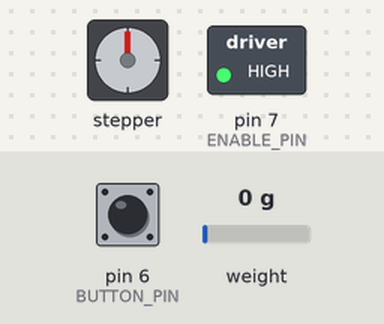
This sketch was run on a simulated Arduino Uno, built with avr-gcc and run on an emulated ATmega328P. Parts: stepper motor, switched loads named in the sketch (green lamp = pin HIGH). The inputs (shaded band) are chosen by the test bench; at power-on: pin 6 (BUTTON_PIN) HIGH, weight on the scale 0 g. Stepper angles assume 200 steps per turn; what the sketch prints to the serial monitor is not drawn.

Above: at 2.2 s.
2.3 s: pin 6 (BUTTON_PIN) pulled LOW for 0.15 s
At 2.67 s:
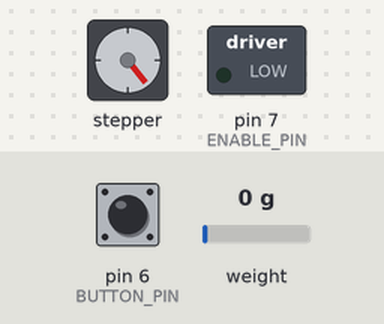
5.3 s: weight on the scale set to 326 g
8.3 s: weight on the scale set to 377 g
At 9.5 s:
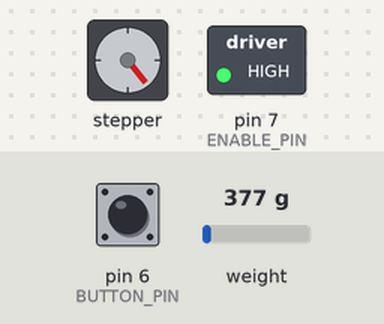
10.1 s: pin 6 (BUTTON_PIN) pulled LOW for 0.15 s
At 11.1 s:
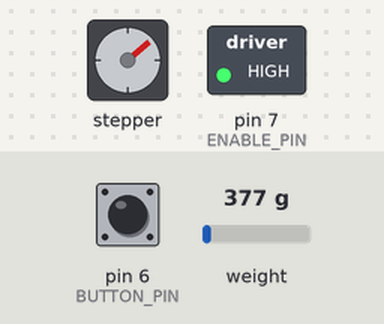
12.1 s: pin 6 (BUTTON_PIN) pulsed LOW 5 times (0.12 s each, 0.3 s apart)
At 14.8 s:
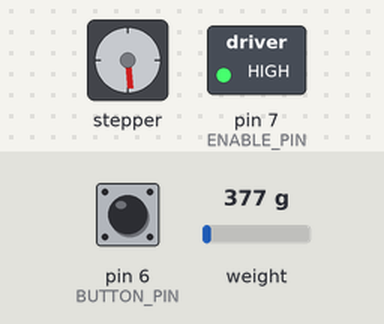
Timing chart, 0 to 16.1 s (numbered marks = the images above; inputs shaded):
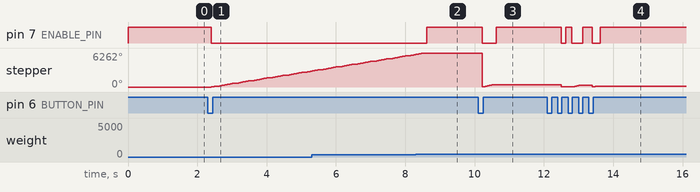

The sketch:

arduino-automatic-dispenser.ino
```cpp
#include <AccelStepper.h>
#include <HX711.h>

#define stepPin 3  // Stepper motor driver IN1 pin
#define dirPin 2   // Stepper motor driver IN2 pin
#define LOADCELL_DOUT_PIN 5
#define LOADCELL_SCK_PIN 4
#define BUTTON_PIN 6  // Button pin
#define ENABLE_PIN 7  // DRV8825

#define MotorInterfaceType 1  // for DRIVER not motor https://www.airspayce.com/mikem/arduino/AccelStepper/classAccelStepper.html#a73bdecf1273d98d8c5fbcb764cabeea5
#define BDT 100               // Button Debounce time in milliseconds
#define TARGET_WEIGHT 340     // Target weight in grams

HX711 scale;
float calibration_factor = -1001;  //-1001 for 1kg load cell

AccelStepper stepper(MotorInterfaceType, stepPin, dirPin);

bool buttonState = LOW;
bool lastButtonState = LOW;
bool activateAuger = false;
unsigned long lastButtonDebounceTime = 0;

void setup() {
  pinMode(ENABLE_PIN, OUTPUT);
  digitalWrite(ENABLE_PIN, HIGH); // Disable the stepper motor driver initially

  Serial.begin(115200); // Make sure baud rate is high enough not to slow stepper motor!
  Serial.println("\nInitializing the scale");

  scale.begin(LOADCELL_DOUT_PIN, LOADCELL_SCK_PIN);
  scale.set_scale(calibration_factor);
  scale.tare();

  pinMode(BUTTON_PIN, INPUT_PULLUP);

  stepper.setMaxSpeed(1000);  // Set maximum speed of the stepper motor
}

void loop() {
  float weight = getWeight();

  Serial.println(weight, 1);

  buttonState = digitalRead(BUTTON_PIN);
  if (buttonState != lastButtonState) {
    lastButtonDebounceTime = millis();
    lastButtonState = buttonState;
  }
  if ((millis() - lastButtonDebounceTime) > BDT) {
    if ((buttonState == LOW) && (activateAuger == false)) {
      activateAuger = true;
    }
  }

  if (activateAuger == true) {
    stepper.setSpeed(900);
    stepper.runSpeed();
    digitalWrite(ENABLE_PIN, LOW);
  } else {
    digitalWrite(ENABLE_PIN, HIGH);
  }

  if (weight >= TARGET_WEIGHT) {
    activateAuger = false;
    stepper.stop();
    stepper.setCurrentPosition(0);
  }

}

int getWeight() {
  static unsigned long lastMillis = 0;
  if (millis() - lastMillis > 500) { // Update weight every second
    lastMillis = millis();
    return scale.get_units();
  }
}
```

Measured:
- the behaviour switches between 339 and 340 g on weight on the scale (found by bisection; images 1 and 2)
- after the input at 2.3 s, pin 7 (ENABLE_PIN): HIGH → LOW after 0.10 s; stepper: keeps turning clockwise at about 1013°/s, starting after 0.10 s
- after the input at 8.3 s, pin 7 (ENABLE_PIN): LOW → HIGH after 0.32 s; stepper: goes on until 8.6 s, then stays 6262°
- after the input at 10.1 s, pin 7 (ENABLE_PIN): HIGH → LOW after 0.12 s, → HIGH 0.40 s later; stepper: turns 6261° counter-clockwise in 0.00 s, then 409° clockwise in 0.38 s
- after the input at 12.1 s, pin 7 (ENABLE_PIN): goes LOW 0.12 s, HIGH 0.18 s, LOW 0.32 s, HIGH 0.28 s, LOW 0.23 s, then HIGH, starting after 0.40 s; stepper: turns 409° counter-clockwise in 0.00 s, then 31° clockwise in 0.10 s, then 31° counter-clockwise in 0.00 s, then 310° clockwise in 0.30 s, and so on
